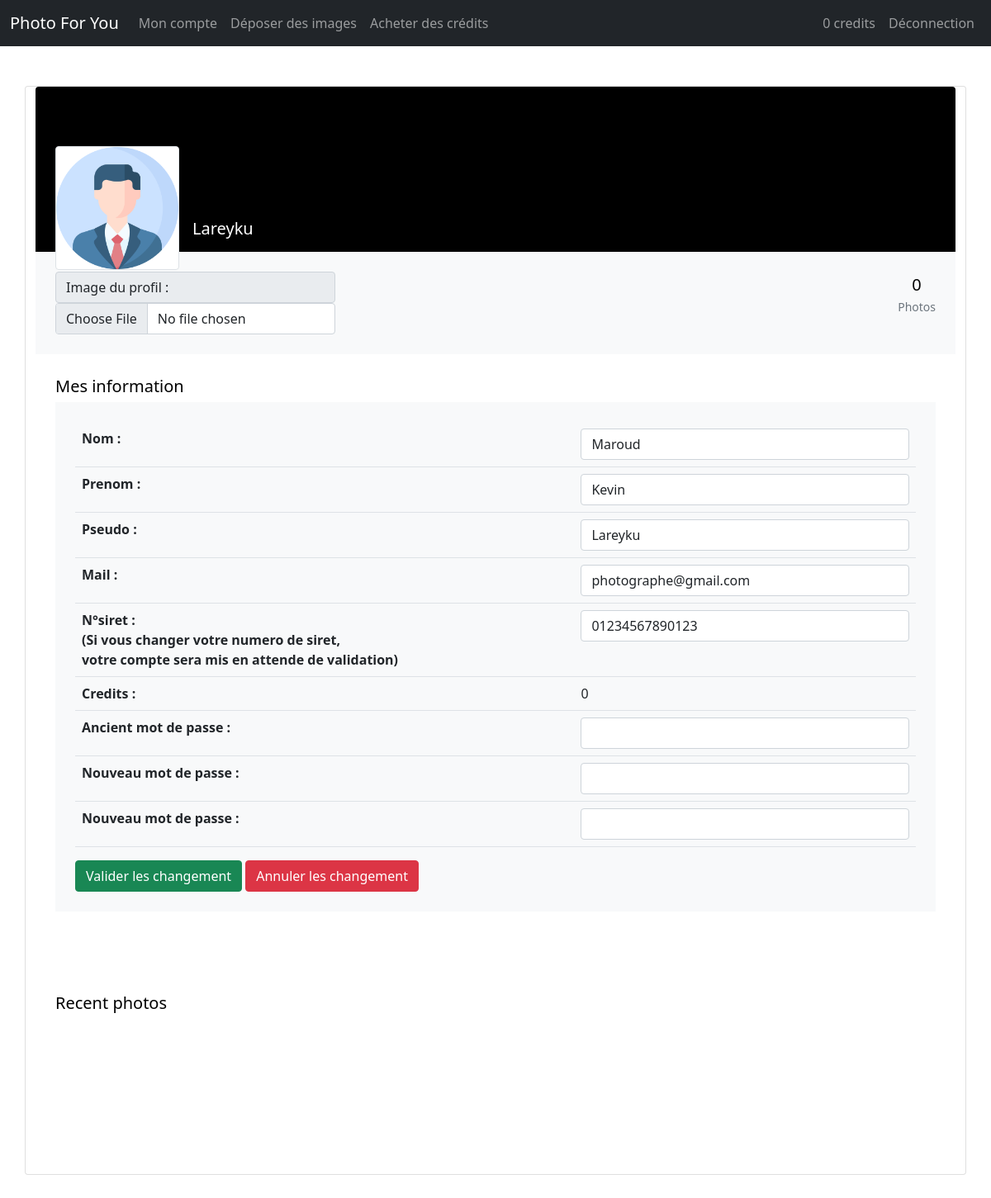
Page /edit-profil.php?id=2 (signed in) on the committed database.
### tables this page shows
CREATE TABLE IF NOT EXISTS `navbar` (
  `id` int(11) NOT NULL AUTO_INCREMENT,
  `acte` varchar(40) NOT NULL,
  `lien` varchar(40) NOT NULL,
  `droit` int(11) NOT NULL,
  PRIMARY KEY (`id`)
);

CREATE TABLE IF NOT EXISTS `user` (
  `id` int(11) NOT NULL AUTO_INCREMENT,
  `nom` varchar(40) NOT NULL,
  `prenom` varchar(40) NOT NULL,
  `pseudo` varchar(20) NOT NULL,
  `img_profil` varchar(50) NOT NULL,
  `mail` varchar(40) NOT NULL,
  `mdp` varchar(40) NOT NULL,
  `grade` varchar(40) NOT NULL,
  `SIRET` varchar(14) DEFAULT NULL,
  `credits` int(11) NOT NULL DEFAULT '0',
  `etat` varchar(15) NOT NULL,
  PRIMARY KEY (`id`)
);

### edit-profil.php (the view, shortened to what this page needs)
<!DOCTYPE html>
<html lang="fr">
<head>
	<?php include "includes/head.php"; ?>
</head>
	<body>
		<?php
		include "includes/bdd.php";
		include "includes/nav.php";
        $id = $_GET['id'];
    $req = $bdd->prepare("SELECT * FROM image WHERE id_vendeur = '$id'");
    $req->execute();
    $nb_image = $req->rowCount();
    $req = $bdd->query("SELECT * FROM user WHERE id = '$id'");
    $data = $req->fetchAll();
    foreach ($data as $li){
?>
<section class="h-100 gradient-custom-2">
    <div class="container py-5 h-100">
        <div class="row d-flex justify-content-center align-items-center h-100">
            <div class="card">
      <form method="post" enctype="multipart/form-data">
        <div class="rounded-top text-white d-flex flex-row" style="background-color: #000; height:200px;">
            <div class="ms-4 mt-5 d-flex flex-column text-black">
                <div style="z-index:1;">
                  <div id="output" class="img-fluid img-thumbnail mt-4 mb-2" style="background-size: cover; width: 150px; height: 150px; background-image:url(<?php echo $li['img_profil']; ?>)"></div>
                </div>
            </div>
            <div class="ms-3" style="margin-top: 160px;">
                <h5><?php echo $li['pseudo']; ?></h5>
            </div>
        </div>
        <div class="p-4 text-black" style="background-color: #f8f9fa;">
            <div class="row">
                <div class="col-7 col-md-6 col-lg-4">
                    <label for="img_profil" class="input-group-text">Image du profil :</label>
                    <input type="file" class="form-control" name="img_profil" id="img_profil" onchange="loadFile(event)">
                </div>
                <div class="col">
                    <div class="d-flex justify-content-end text-center py-1">
                        <div>
                            <p class="mb-1 h5"><?php echo $nb_image; ?></p>
                            <p class="small text-muted mb-0">Photos</p>
                        </div>
                    </div>
                </div>
            </div>
        </div>
        <div class="card-body p-4 text-black">
          <div class="mb-5">
            <p class="lead fw-normal mb-1">Mes information</p>
            <div class="p-4" style="background-color: #f8f9fa;">
              <table class="table">
                <tbody>
                  <tr>
                    <th scope="row">Nom :</th>
                    <td><input type="text" class="form-control" name="nom" pattern="[a-zA-Zéè]{3,15}" value="<?php echo $li['nom']; ?>" required></td>
                  </tr>
                  <tr>
                    <th scope="row">Prenom :</th>
                    <td><input type="text" class="form-control" name="prenom" pattern="[a-zA-Zéè]{3,15}" value="<?php echo $li['prenom']; ?>" required></td>
                  </tr>
                  <tr>
                    <th scope="row">Pseudo :</th>
                    <td><input type="text" class="form-control" name="pseudo" pattern="[a-zA-Zéè]{3,15}" value="<?php echo $li['pseudo']; ?>" required></td>
                  </tr>
                  <tr>
                    <th scope="row">Mail :</th>
                    <td><input type="text" class="form-control" name="mail" pattern="[a-z0-9._%+-éèàùç]+@[a-z0-9.-]+\.[a-z]{2,3}" value="<?php echo $li['mail']; ?>" required></td>
                  </tr>
                  <?php
                  if ($_SESSION['grade'] == 'photographe') {
                    echo '<tr>';
                    echo '  <th scope="row">N°siret : <br/>(Si vous changer votre numero de siret, <br/>votre compte sera mis en attende de validation)</th>';
                    echo '  <td><input type="text" class="form-control" name="siret" pattern="[0-9]{14}" value="'.$li['SIRET'].'" required></td>';
                    echo '</tr>';
                  }
                  ?>
                  <tr>
                    <th scope="row">Credits :</th>
                    <td><?php echo $li['credits']; ?></td>
                  </tr>
                  <tr>
                    <th scope="row">Ancient mot de passe :</th>
                    <td><input type="password" class="form-control" name="old-password" required></td>
                  </tr>
                  <tr>
                    <th scope="row">Nouveau mot de passe :</th>
                    <td><input type="password" class="form-control" name="new-password1"></td>
                  </tr>
                  <tr>
                    <th scope="row">Nouveau mot de passe :</th>
                    <td><input type="password" class="form-control" name="new-password2"></td>
                  </tr>
                </tbody>
              </table>
              <button type="submit" name="edit-valid" class="btn btn-success">Valider les changement</button>
              <a href="profil.php?id=<?php echo $li['id']; ?>" class="btn btn-danger">Annuler les changement</a>
            </div>
          </div>
        </div>
      </form>
      <div class="card-body p-4 text-black">
        <div class="d-flex justify-content-between align-items-center mb-4">
          <p class="lead fw-normal mb-0">Recent photos</p>
        </div>
        <div class="row g-2">
        <?php
          echo '<section class="py-5">';
          echo '</section>';
          ?>
        </div>
      </div>
            </div>
        </div>
    </div>
</section>
<?php
  }
?>
	</body>
</html>

### includes/nav.php (shortened to what this page needs)
<nav class="navbar navbar-expand-lg navbar-dark bg-dark">
  <div class="container-fluid">
    <a class="navbar-brand" href="index.php">Photo For You</a>
    <div class="collapse navbar-collapse" id="navbarSupportedContent">
      <ul class="navbar-nav me-auto">
        <?php
      if(isset($_SESSION['grade'])){
          echo '<li class="nav-item"><a class="nav-link" href="profil.php?id='.$_SESSION['id'].'">Mon compte</a></li>';
      }
          ?>
<?php
        if(isset($_SESSION['grade'])){
          if($_SESSION['grade'] == 'photographe'){
            $req = $bdd->query("SELECT acte, lien FROM navbar WHERE droit=2");
            $data = $req->fetchAll();
            foreach ($data as $li){
              echo '<li class="nav-item"><a class="nav-link" href='.$li['lien'].'>'.$li['acte'].'</a></li>';
            }
          }
          if($_SESSION['grade']){
            echo '<li class="nav-item"><a class="nav-link" href="acheter-des-credits.php">Acheter des crédits</a></li>';
          }
        }
?>
      </ul>
      <ul class="navbar-nav">
<?php
        if (isset($_SESSION['grade'])) {
          $req = $bdd->prepare("SELECT credits FROM user WHERE id = :id");
          $req->bindValue(':id', $_SESSION['id']);
          $req->execute();
          $data = $req->fetch(\PDO::FETCH_OBJ);
          $credits = $data->credits;
          echo '<li class="nav-item"><a class="nav-link" href="acheter-des-credits.php">'.$credits.' credits</a></li>';
        }
        ?>
<?php
        if(isset($_SESSION['grade'])){
          echo '<li class="nav-item"><a class="nav-link" href="includes/logout.php">Déconnection</a></li>';
        }else{
          echo '<li class="nav-item"><a class="nav-link" href="connexion.php">Connexion</a></li>';
          echo '<li class="nav-item"><a class="nav-link" href="inscription.php">Inscription</a></li>';
        }
?>
      </ul>
    </div>
  </div>
</nav>

### rows in the picture
navbar: acte "Déposer des images"
user: credits "0", img_profil (picture), pseudo "Lareyku", nom "Maroud", prenom "Kevin", mail "photographe@gmail.com", siret "01234567890123"
